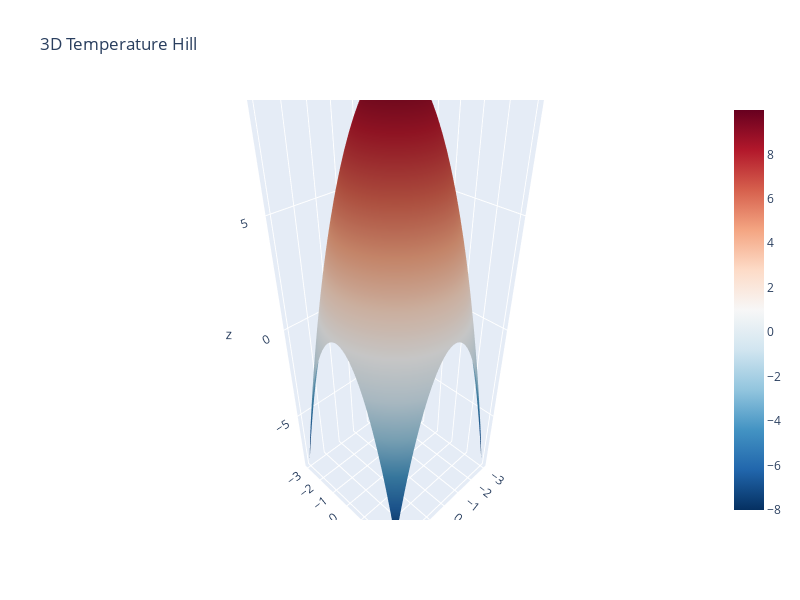

The notebook cell saved with this chart:
### Code cell
fig = go.Figure(data=[go.Surface(
    x=xx, y=yy, z=zz, colorscale='RdBu_r'
)])

fig.update_layout(
    title='3D Temperature Hill',
    scene=dict(
        xaxis_title='x',
        yaxis_title='y',
        zaxis_title='z',
    ),
    width=800, height=600
)

### Figure 1 — Plotly figure (JSON) as saved in the notebook; plotly's stock layout.template omitted (floating-point values rounded to 4 significant figures; data arrays with more than 128 entries replaced by an {"elided": "..."} marker saying what was removed)
{"data": [{"colorscale": [[0, "rgb(5,48,97)"], [0.1, "rgb(33,102,172)"], [0.2, "rgb(67,147,195)"], [0.3, "rgb(146,197,222)"], [0.4, "rgb(209,229,240)"], [0.5, "rgb(247,247,247)"], [0.6, "rgb(253,219,199)"], [0.7, "rgb(244,165,130)"], [0.8, "rgb(214,96,77)"], [0.9, "rgb(178,24,43)"], [1, "rgb(103,0,31)"]], "type": "surface", "x": {"elided": "50x50 float values"}, "y": {"elided": "50x50 float values"}, "z": {"elided": "50x50 float values"}}], "layout": {"height": 600, "scene": {"xaxis": {"title": {"text": "x"}}, "yaxis": {"title": {"text": "y"}}, "zaxis": {"title": {"text": "z"}}}, "title": {"text": "3D Temperature Hill"}, "width": 800}}
